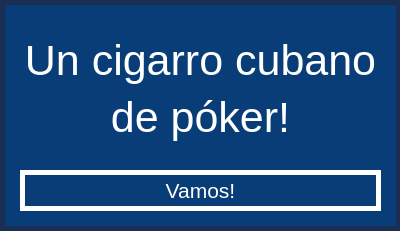
<?xml version="1.0" encoding="UTF-8"?>
<ui version="4.0">
 <class>Time5SuccessWindow</class>
 <widget class="QDialog" name="Time5SuccessWindow">
  <property name="geometry">
   <rect>
    <x>0</x>
    <y>0</y>
    <width>400</width>
    <height>231</height>
   </rect>
  </property>
  <property name="windowTitle">
   <string>Dialog</string>
  </property>
  <widget class="QLabel" name="background">
   <property name="geometry">
    <rect>
     <x>0</x>
     <y>0</y>
     <width>401</width>
     <height>231</height>
    </rect>
   </property>
   <property name="styleSheet">
    <string notr="true">QLabel#background {

	background-color: #083D77;
	border: 5px solid #1B2D53;
}</string>
   </property>
   <property name="text">
    <string/>
   </property>
  </widget>
  <widget class="QPushButton" name="vamosButton">
   <property name="geometry">
    <rect>
     <x>20</x>
     <y>170</y>
     <width>361</width>
     <height>41</height>
    </rect>
   </property>
   <property name="font">
    <font>
     <pointsize>16</pointsize>
    </font>
   </property>
   <property name="styleSheet">
    <string notr="true">QPushButton#vamosButton {

        background-color: #083D77;
        color: #FFFFFF;
        border: 5px solid #FFFFFF;
}
QPushButton#vamosButton:hover {

        background-color: #FFFFFF;
        color: #1B2D53;
        border: 5px solid #1B2D53;
}
QPushButton#vamosButton:pressed {

        background-color: #DB1921;
        color: #FFFFFF;
        border: 5px solid #000000;
}

</string>
   </property>
   <property name="text">
    <string>Vamos!</string>
   </property>
  </widget>
  <widget class="QLabel" name="text1">
   <property name="geometry">
    <rect>
     <x>0</x>
     <y>0</y>
     <width>401</width>
     <height>121</height>
    </rect>
   </property>
   <property name="font">
    <font>
     <pointsize>32</pointsize>
    </font>
   </property>
   <property name="styleSheet">
    <string notr="true">QLabel#text1 {

        color: #FFFFFF;
}</string>
   </property>
   <property name="text">
    <string>Un cigarro cubano</string>
   </property>
   <property name="alignment">
    <set>Qt::AlignCenter</set>
   </property>
  </widget>
  <widget class="QLabel" name="text2">
   <property name="geometry">
    <rect>
     <x>0</x>
     <y>92</y>
     <width>401</width>
     <height>51</height>
    </rect>
   </property>
   <property name="font">
    <font>
     <pointsize>32</pointsize>
    </font>
   </property>
   <property name="styleSheet">
    <string notr="true">QLabel#text2 {

        color: #FFFFFF;
}</string>
   </property>
   <property name="text">
    <string>de póker!</string>
   </property>
   <property name="alignment">
    <set>Qt::AlignCenter</set>
   </property>
  </widget>
 </widget>
 <resources/>
 <connections/>
</ui>
